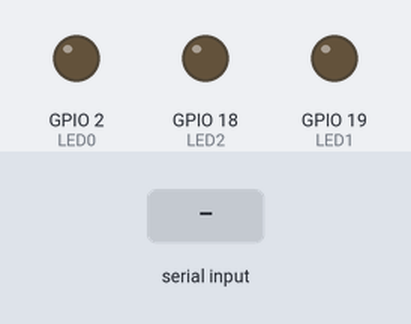
This sketch was run on a simulated ESP32. Parts: output pins drawn as LEDs (lit = HIGH). Dashed ring = blinking. The inputs (shaded band) are chosen by the test bench.

Above: at 1.2 s.
1.3 s: "A" received over Serial
At 1.75 s:
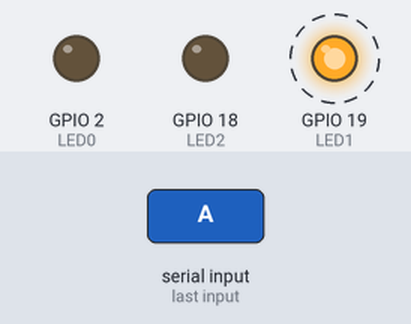
4.3 s: "B" received over Serial
At 5.3 s:
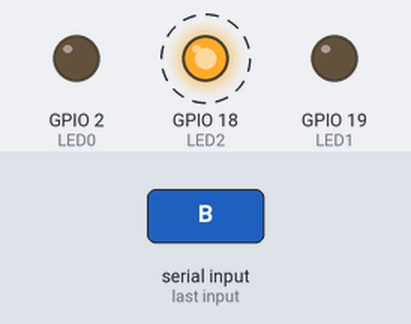
Timing chart, 0 to 13.3 s (numbered marks = the images above; inputs shaded):
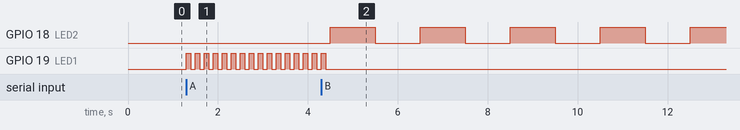

The sketch:

Aula08_Serial_Funcoes_2.ino
```cpp
//Definição de entradas saídas e variáveis
//Saídas
#define LED0 2
#define LED1 19
#define LED2 18
//Variáveis
char DADOS;
int x;

void setup() {
  Serial.begin(115200);
  //Configura os pinos como entradas/saídas
  pinMode(LED0, OUTPUT);
  pinMode(LED1, OUTPUT);
  pinMode(LED2, OUTPUT);
}

void rapido() {
  digitalWrite(LED1, HIGH);
  delay(100);
  digitalWrite(LED1, LOW);
  delay(100);
}

void lento() {
  digitalWrite(LED2, HIGH);
  delay(1000);
  digitalWrite(LED2, LOW);
  delay(1000);
}

void desliga() {
  digitalWrite(LED0, LOW);
  digitalWrite(LED1, LOW);
}

void loop() {
  DADOS = Serial.read();
  if (DADOS == 'A')
    x = 1;
  if (x == 1)
    rapido();

  if (DADOS == 'B')
    x = 2;
  if (x == 2)
    lento();

  if (DADOS == 'C')
    x = 0;
  if (x == 0) {
    desliga();
  }
}
```

Measured:
- after the input at 1.3 s, GPIO 19 (LED1): alternates HIGH for 0.10 s and LOW for 0.10 s, starting at once
- after the input at 4.3 s, GPIO 18 (LED2): alternates HIGH for 1.0 s and LOW for 1.0 s, starting after 0.20 s; GPIO 19 (LED1): goes on until 4.4 s, then stays LOW
